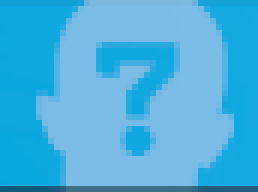
#> input picture data/models/unselected-hud.png, 43 x 32 px (shown 6 times larger)
$ python -i build_resource_pack.py   (imports and definitions only)   (older library calls are emulated)
#> lines starting #> are read from the running program, lines starting #| are printed output that depends on the picture
"""Build a standalone recognition pack; using only the versioned asset manifest and base models."""
import argparse
import hashlib
import json
from pathlib import Path
import re
import shutil
import struct
import zipfile
import zlib

import cv2
import numpy as np

ROOT = Path(__file__).resolve().parents[1]
GEOMETRY = [(1.84, 1.20, .37)] + [(s, x, y) for s in (1.78, 1.90)
                                      for x in (1.16, 1.24) for y in (.33, .41)]
MODEL_FILES = {'templates.qz', 'foreground.qz', 'manifest.json', 'names.onnx',
               'ready.png', 'unselected-hud.png', 'unselected-panel.png'}


def normalize(v):
    v = np.asarray(v, np.float32).ravel().copy()
    v -= v.mean()
    return v / max(float(np.linalg.norm(v)), 1e-6)


# [127 lines left out: functions source_path, read_image, validate_source, localized_names, foreground_masks, portrait_vectors and 1 more, not called in this run]


def perk_vector(image):
    gray = cv2.cvtColor(image, cv2.COLOR_BGR2GRAY)
    contours = cv2.findContours(np.uint8(gray > 200), cv2.RETR_EXTERNAL, cv2.CHAIN_APPROX_SIMPLE)[0]
    if contours:
        x, y, w, h = cv2.boundingRect(max(contours, key=cv2.contourArea))
        if w > gray.shape[1] * .4 and h > gray.shape[0] * .4:
            gray = gray[y:y+h, x:x+w]
    return normalize(cv2.resize(gray, (32, 32))[6:26, 6:26])


# [39 lines left out: functions glyph_vectors, client_glyph_vectors, not called in this run]


def pack(raw):
    return struct.pack('>I', len(raw)) + zlib.compress(raw, 9)


# [108 lines left out: functions build, archive, main, not called in this run]


# [2 lines not run here, left out]

>>> import cv2
>>> picture = cv2.imread('../data/models/unselected-hud.png')
#> picture is the input picture: shape (32, 43, 3); mean B, G, R 224.1, 176.3, 73.7
>>> result = perk_vector(picture)
#> in perk_vector, `gray = cv2.cvtColor(image, cv2.COLOR_BGR2GRAY)`:
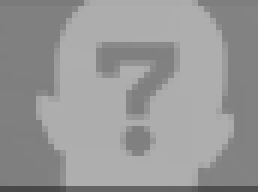
#> gray: shape (32, 43) (shown 6 times larger); min 72, max 175, mean 151
#> in perk_vector, `contours = cv2.findContours(np.uint8(gray > 200), cv2.RETR_EXTERNAL, c..`: contours = []
#> in normalize, `v = np.asarray(v, np.float32).ravel().copy()`: v = 400 values, max 174 at index 11, min 127 at index 231, mean 162.6
#> in normalize, `v -= v.mean()`: v = 400 values, max 11.37 at index 11, min -35.63 at index 231, mean -4.88e-06
#> result = 400 values, max 0.0336 at index 11, min -0.105 at index 231, mean -1.49e-08
